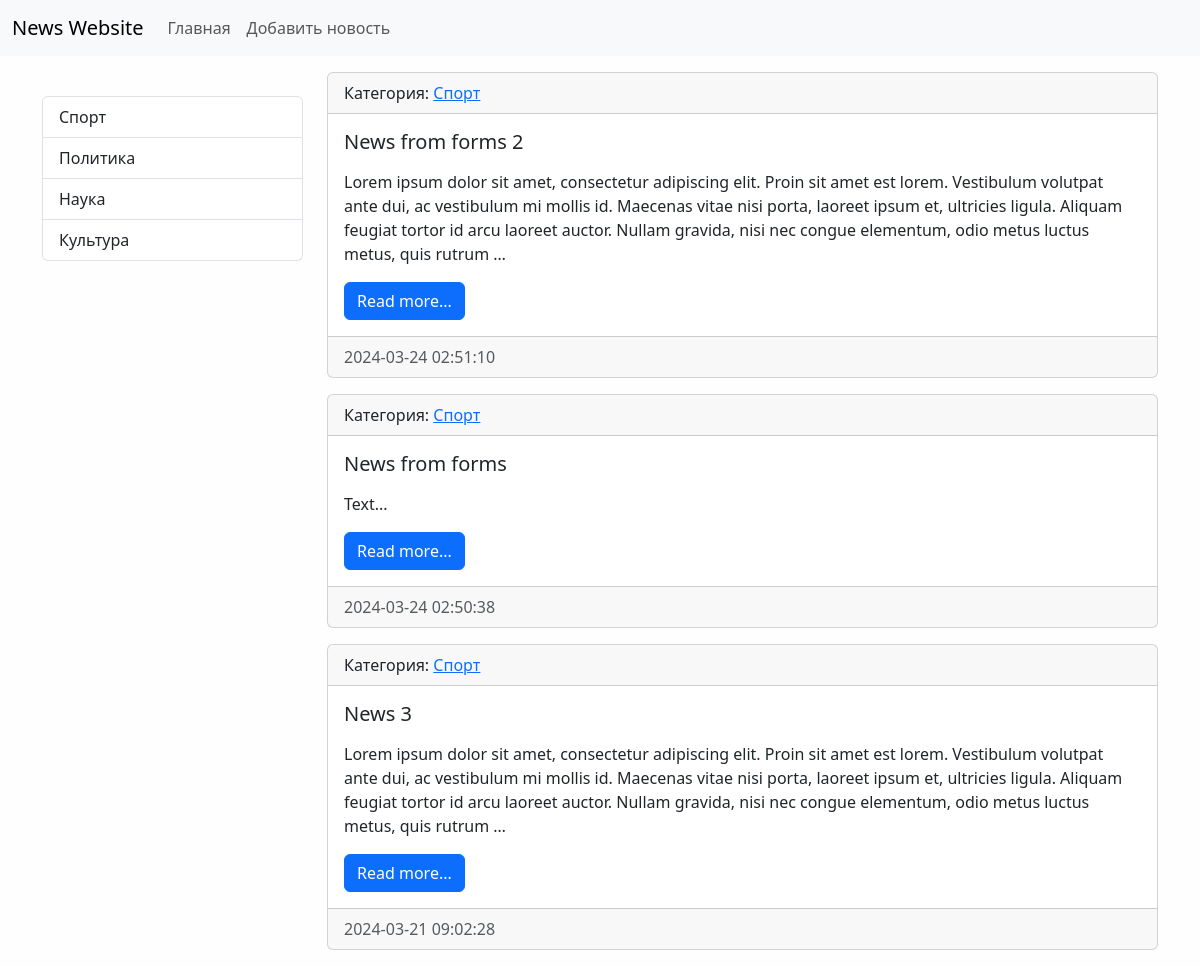
The app's page /category/2/ with its own data.
### news/models.py (models this page shows, shortened)
class Category(models.Model):
    title = models.CharField(max_length=150, db_index=True, verbose_name='Наименование категории')
    def get_absolute_url(self):
        return reverse('category', kwargs={'category_id': self.pk})
    def __str__(self):
        return self.title
    class Meta:
        verbose_name = 'Категория'
        verbose_name_plural = 'Категории'
        ordering = ['-title']

class News(models.Model):
    title = models.CharField(max_length = 150, verbose_name='Наименование')
    content = models.TextField(blank = True, verbose_name='Контент')
    created_at = models.DateTimeField(auto_now_add = True, verbose_name='Дата публикации')
    updated_at = models.DateTimeField(auto_now = True, verbose_name='Обновлено')
    is_published = models.BooleanField(default=True, verbose_name='Опубликовано')
    category = models.ForeignKey('Category', on_delete=models.PROTECT, verbose_name='Категория')
    def get_absolute_url(self):
        return reverse('view_news', kwargs={'pk': self.pk})
    class Meta:
        verbose_name = 'Новость'
        verbose_name_plural = 'Новости'
        ordering = ['-created_at']

### news/views.py (the view)
# urls.py: path('category/<int:category_id>/', NewsByCategory.as_view(), name='category'),
class NewsByCategory(ListView):
    model = News
    template_name = 'news/home_news_list.html'
    context_object_name = 'news'
    allow_empty = False
    def get_context_data(self, *, object_list=None, **kwargs):
        context = super().get_context_data(**kwargs)
        context['title'] = Category.objects.get(pk=self.kwargs['category_id'])
        return context
    def get_queryset(self):
        return News.objects.filter(category_id=self.kwargs['category_id'], is_published=True)

### news/templatetags/news_tags.py (called while the page is built)
@register.inclusion_tag('news/list_categories.html')
def show_categories(arg1='Hello', arg2='world'):
    categories = Category.objects.all()
    return {'categories': categories}

### news/templates/news/home_news_list.html (shortened to what this page needs)
{% extends 'base.html'%}
{% block sidebar %}
  {% include 'inc/_sidebar.html'%}
{% endblock %}
{% block content %}
  {%for item in news%}
  <div class="card mb-3">
    <div class="card-header">
      Категория:
      <a href="{{item.category.get_absolute_url}}">{{item.category.title}}</a>
    </div>
    <div class="card-body">
      <h5 class="card-title">{{item.title}}</h5>
      <p class="card-text">{{item.content|linebreaks|safe|truncatewords:50}}</p>
      <a
        href="{{item.get_absolute_url}}"
        class="btn btn-primary"
        >Read more...</a
      >
    </div>
    <div class="card-footer text-body-secondary">
      {{item.created_at|date:'Y-m-d H:i:s'}}
    </div>
  </div>
  {%endfor%}
{% endblock %}

### news/templates/news/list_categories.html
<div class="list-group">
    {%for item in categories%}
    <a
      href="{{item.get_absolute_url}}"
      class="list-group-item list-group-item-action"
      >{{item.title}}</a
    >
    {%endfor%}
  </div>

### mysite/static/css/style.css (style rules this page uses)
body { background-color: #fefefe; }

### records on screen
Category: title "Спорт"
Category: title "Политика"
Category: title "Наука"
Category: title "Культура"
News: category "Спорт", title "News from forms 2", content "Lorem ipsum dolor sit amet, consectetur adipiscing elit. Proin sit amet est lorem. Vestibulum volutpat ante dui, ac vestibulum mi mollis id. Maecenas vitae nisi porta, laoreet ipsum et, ultricies ligula. Aliquam feugiat tortor id arcu laoreet auctor. Nullam gravida, nisi nec congue elementum, odio metus luctus metus, quis rutrum …", created_at "2024-03-24 02:51:10"
News: category "Спорт", title "News from forms", content "Text...", created_at "2024-03-24 02:50:38"
News: category "Спорт", title "News 3", content "Lorem ipsum dolor sit amet, consectetur adipiscing elit. Proin sit amet est lorem. Vestibulum volutpat ante dui, ac vestibulum mi mollis id. Maecenas vitae nisi porta, laoreet ipsum et, ultricies ligula. Aliquam feugiat tortor id arcu laoreet auctor. Nullam gravida, nisi nec congue elementum, odio metus luctus metus, quis rutrum …", created_at "2024-03-21 09:02:28"
